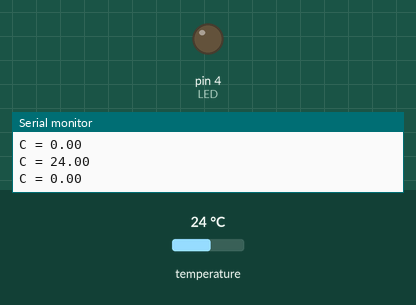
Bench run of a sketch on a simulated Arduino Uno, built with avr-gcc and run on an emulated ATmega328P. Shown: output pins drawn as LEDs (lit = HIGH), the last lines printed to the serial monitor. Dashed ring = blinking. Inputs (shaded band) come from the test bench; at power-on: temperature 24 °C.

Above: at 2.8 s.
2.9 s: temperature set to 30.4 °C
4.4 s: temperature set to 31.8 °C
At 8.5 s:
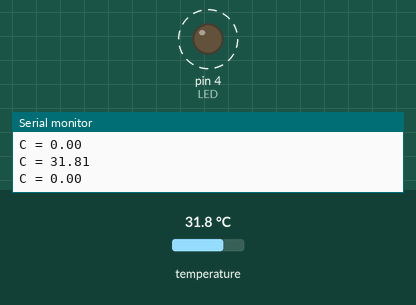
8.6 s: temperature set to 12 °C
At 9.1 s:
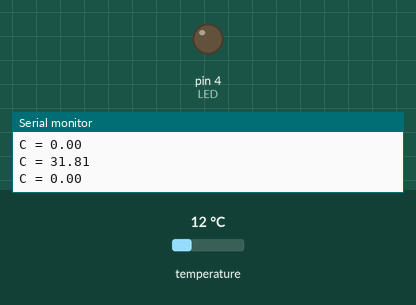
10.1 s: temperature set to 33 °C
At 11.1 s:
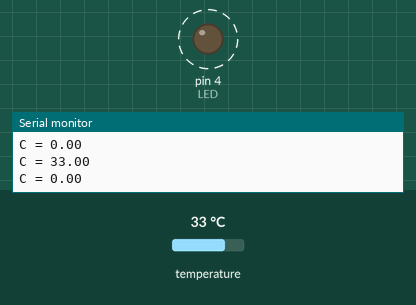
Timing chart, 0 to 15.3 s (numbered marks = the images above; inputs shaded):
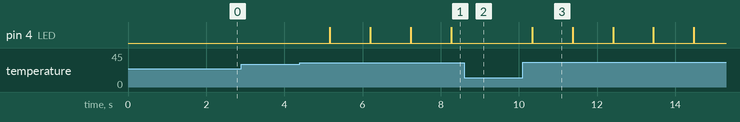

The sketch:

Sample_3_Temperature_Sensor_With_LED_Alarm.ino
```cpp
//******************************************************//
// Temperature Sensor
// Sample Code 3 [Control the temperature sensor]
//                                      - Kyung-Sik Jang//
//******************************************************//

//******************************************************//
// Hardware Configuration
//  - Connect IoT Starter Kit and Temperature Sensor
//******************************************************//

// Temperature sensor
// Hardware Spec
// Temperatue range  : -55 ~ +125 ('C)
// Accuracy          : ±0.5

// DS18B20 Function Commands
// Address    Name             Explain
// 0x44       Convert T        This command initiates a single temperature conversion
// 0xBE       Read Scratchpad  This command allows the master to read the contents of
//                             the scratchpad. (9 bytes = data byte 8 + CRC byte 1)
//                                                      CRC : Cyclic Redundancy Check

#include <OneWire.h>

OneWire ds(2); // 2번 핀에 연결된 OneWire 개체 생성

#define LED 4

void setup() {
  Serial.begin(9600);

  pinMode(LED, OUTPUT);
}

void loop() {
  float temp = get_temperature();
  // Celsius
  Serial.print("C = ");
  Serial.println(temp);

  if(temp > 31)
  {
    digitalWrite(LED, HIGH);
  }
  else
  {
    digitalWrite(LED, LOW);
  }
}

float get_temperature()
{
  byte i;
  byte present = 0;

  byte data[12];
  byte addr[8];
  float Temp;

  if (!ds.search(addr)) {
    ds.reset_search();
    return;
  }

  ds.reset();
  ds.select(addr);
  ds.write(0x44,1); // start conversion, with parasite power on at the end
  delay(1000);

  present = ds.reset();
  ds.select(addr);
  ds.write(0xBE); // Read Scratchpad

  for (i = 0; i < 9; i++) { // 센서에서 가져온 값을 정리하고 난 후 배열에 순서대로 넣어 둔다.
    data[i] = ds.read();
  }

  // From the values obtained above, multiply the value in array 1 by 256 (2 powers of 8)
  // and add it with the value in array 0.
  // Divide the value by 16 to get Celsius.
  //
  // Shift Operator
  // Example
  // data = 0x04
  // Current State : | 0 | 0 | 0 | 0 | 0 | 1 | 0 | 0 |
  // Shift : data = data << 2
  // Current State : | 0 | 0 | 0 | 1 | 0 | 0 | 0 | 0 |
  Temp=(data[1]<<8)+data[0];
  Temp=Temp/16;

  return Temp;
}
```

Measured:
- the behaviour switches between 31 and 31.1 °C on temperature (found by bisection; images 0 and 1)
- after the input at 4.4 s, pin 4 (LED): alternates HIGH for 0.01 s and LOW for 1.0 s, starting after 0.76 s
- after the input at 8.6 s, pin 4 (LED): stays LOW (without the input it goes to HIGH after 0.70 s)
- after the input at 10.1 s, pin 4 (LED): alternates HIGH for 0.01 s and LOW for 1.0 s, starting after 0.24 s
